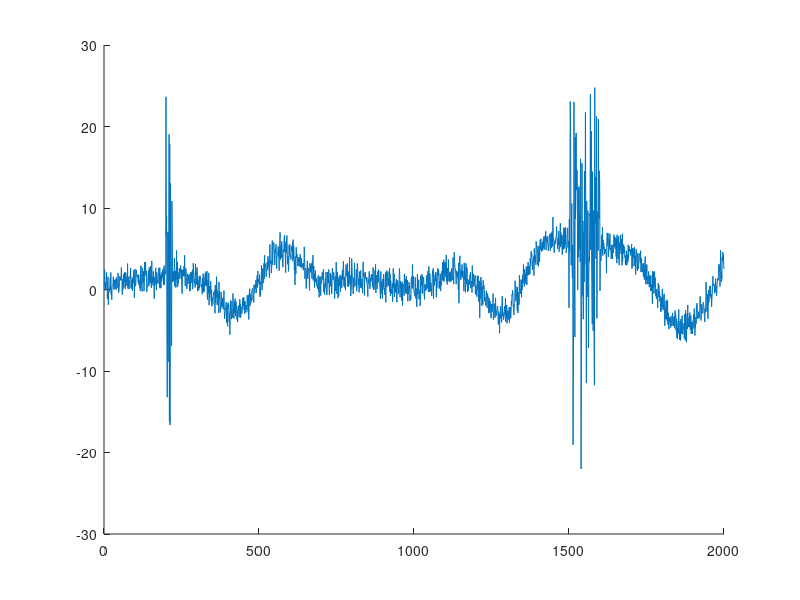
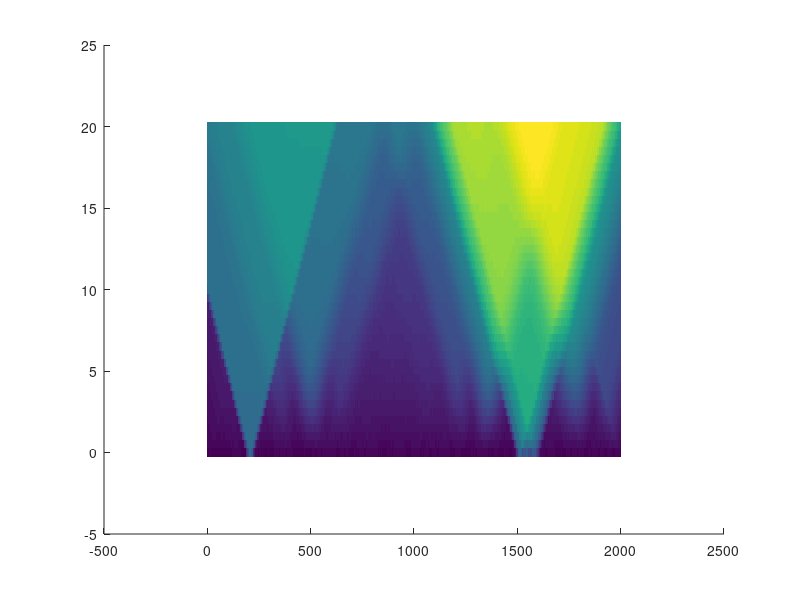

Recreate these plots in MATLAB, in order. (Note: this script raises an error after producing the figures.)
clear,clf
%% signal
% generate signal with varying variability
n = 2000;
p = 15; % poles for random interpolation

% amplitude modulator
signal = interp1(randn(p,1)*3,linspace(1,p,n),'pchip');
signal = signal + randn(1,n);

% add some high-amplitude noise
signal(200:220)   = signal(200:220) + randn(1,21)*9;
signal(1500:1600) = signal(1500:1600) + randn(1,101)*9;


% plot
figure(1), clf, hold on
plot(signal)

%% detect bad segments using sliding RMS

win = 0:.5:20;
rms_ts = zeros(length(win),n);

for wi = 1:length(win)
    k = round(n * wi/2/100);
    for ti=1:n
        
        % boundary points   
        low_bnd = max(1,ti-k);
        upp_bnd = min(n,ti+k);
        
        % signal segment (and mean-center!)
        tmpsig = signal(low_bnd:upp_bnd);
        tmpsig = tmpsig - mean(tmpsig);
        
        % compute RMS in this window
        rms_ts(wi,ti) = sqrt(sum( tmpsig.^2 ));
    end

end


% plot RMS
figure(2), clf, hold on
time = 0:1:2000;
imagesc(time,win,rms_ts)
clim([20 100])
colormap hot
xlim([0 2000])
ylim([2 20])
